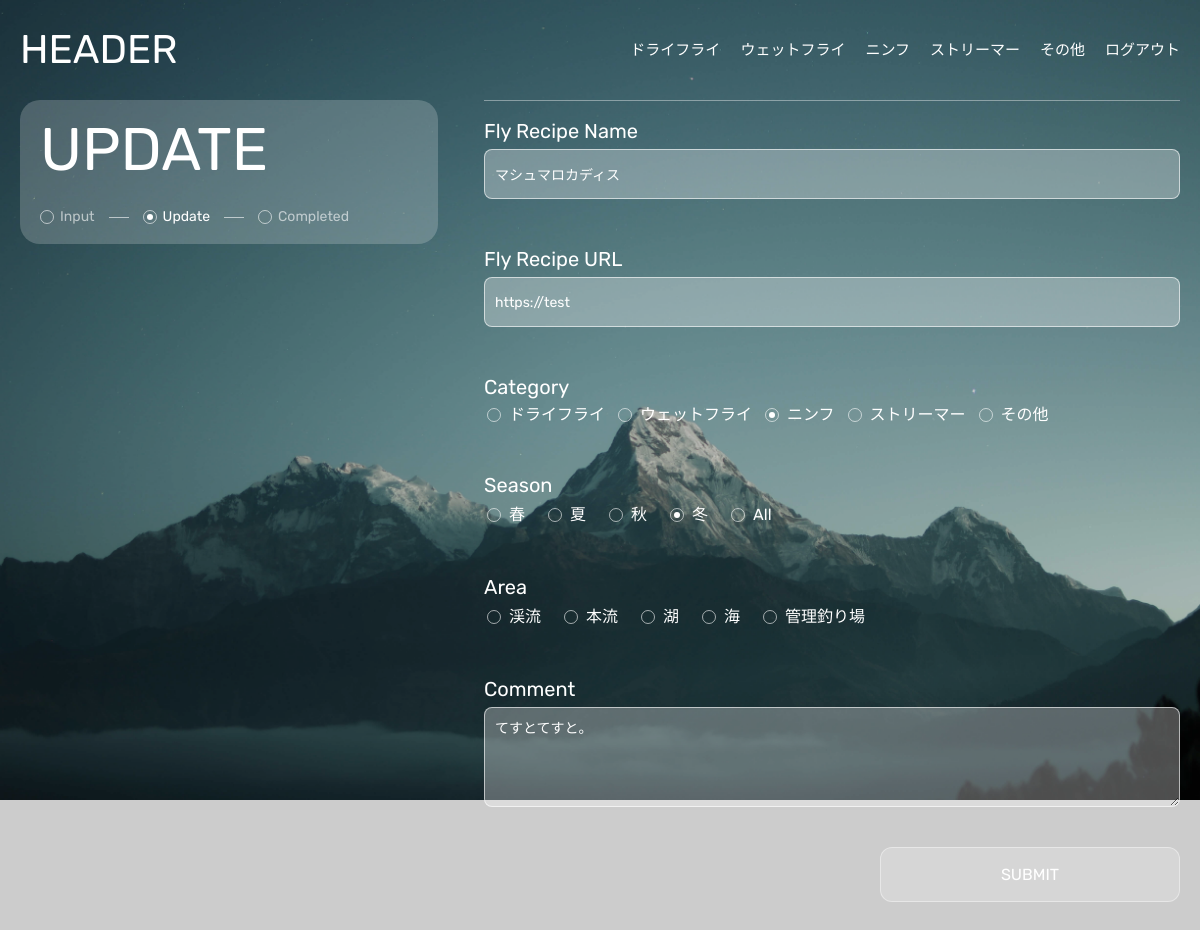
/detail.php?id=4 (signed in), run on the app's committed database.
### tables this page shows
CREATE TABLE `gs_bm_table` (
  `id` int(12) NOT NULL,
  `recipeName` varchar(64) NOT NULL,
  `recipeURL` text NOT NULL,
  `category` text NOT NULL,
  `season` text NOT NULL,
  `area` text NOT NULL,
  `comment` text NOT NULL,
  `date` datetime NOT NULL
);

### detail.php (the view, shortened to what this page needs)
<?php
$id = $_GET['id'];
$pdo = db_conn();
$stmt = $pdo->prepare('SELECT * FROM gs_bm_table WHERE id=:id;');
$stmt->bindValue(':id', $id, PDO::PARAM_INT);
$status = $stmt->execute();
if ($status == false) {
  sql_error($stmt);
} else {
  $row = $stmt->fetch();
}
?>
<!DOCTYPE html>
<html lang="en">
<head>
  <?php include "_head.php" ?>
</head>
<body>
  <div class="mountain-bg"></div>
  <?php include "_header.php" ?>
  <div class="column-wrap">
    <div class="side-container">
      <div class="side-bar">
        <div class="title">UPDATE</div>
        <ul class="list">
          <li class="item">
            <figure class="circle"></figure>
            <div class="text">Input</div>
          </li>
          <li class="item now">
            <figure class="circle"></figure>
            <div class="text">Update</div>
          </li>
          <li class="item">
            <figure class="circle"></figure>
            <div class="text">Completed</div>
          </li>
        </ul>
      </div>
    </div>
    <div class="form-container">
      <form class="form" method="post" action="thanks.php">
        <ul class="list">
          <li class="item">
            <p class="question">Fly Recipe Name</p>
            <div class="input-wrap">
              <input class="input" type="text" name="recipeName" value="<?= $row['recipeName'] ?>">
            </div>
          </li>
          <li class="item">
            <p class="question">Fly Recipe URL</p>
            <div class="input-wrap">
              <input class="input" type="text" name="recipeURL" value="<?= $row['recipeURL'] ?>">
            </div>
          </li>
          <li class="item">
            <p class="question">Category</p>
            <div class="input-wrap">
              <label class="label"><input type="radio" name="category" value="dry" <?php if (isset($row['category']) && $row['category'] == "dry") echo 'checked'; ?>><span class="text">ドライフライ</span></label>
              <label class="label"><input type="radio" name="category" value="wet" <?php if (isset($row['category']) && $row['category'] == "wet") echo 'checked'; ?>><span class="text">ウェットフライ</span></label>
              <label class="label"><input type="radio" name="category" value="nymph" <?php if (isset($row['category']) && $row['category'] == "nymph") echo 'checked'; ?>><span class="text">ニンフ</span></label>
              <label class="label"><input type="radio" name="category" value="stream" <?php if (isset($row['category']) && $row['category'] == "stream") echo 'checked'; ?>><span class="text">ストリーマー</span></label>
              <label class="label"><input type="radio" name="category" value="other" <?php if (isset($row['category']) && $row['category'] == "other") echo 'checked'; ?>><span class="text">その他</span></label>
            </div>
          </li>
          <li class="item">
            <p class="question">Season</p>
            <div class="radio-wrap">
              <label class="label"><input type="radio" name="season" value="spring" <?php if (isset($row['season']) && $row['season'] == "spring") echo 'checked'; ?>>春</label>
              <label class="label"><input type="radio" name="season" value="summer" <?php if (isset($row['season']) && $row['season'] == "summer") echo 'checked'; ?>>夏</label>
              <label class="label"><input type="radio" name="season" value="autumn" <?php if (isset($row['season']) && $row['season'] == "autumn") echo 'checked'; ?>>秋</label>
              <label class="label"><input type="radio" name="season" value="winter" <?php if (isset($row['season']) && $row['season'] == "winter") echo 'checked'; ?>>冬</label>
              <label class="label"><input type="radio" name="season" value="all" <?php if (isset($row['season']) && $row['season'] == "all") echo 'checked'; ?>>All</label>
            </div>
          </li>
          <li class="item">
            <p class="question">Area</p>
            <div class="radio-wrap">
              <label class="label"><input type="radio" name="area" value="mountainStream" <?php if (isset($result['area']) && $result['area'] == "mountainStream") echo 'checked'; ?>>渓流</label>
              <label class="label"><input type="radio" name="area" value="mainStream" <?php if (isset($result['area']) && $result['area'] == "mainStream") echo 'checked'; ?>>本流</label>
              <label class="label"><input type="radio" name="area" value="lake" <?php if (isset($result['area']) && $result['area'] == "lake") echo 'checked'; ?>>湖</label>
              <label class="label"><input type="radio" name="area" value="sea" <?php if (isset($result['area']) && $result['area'] == "sea") echo 'checked'; ?>>海</label>
              <label class="label"><input type="radio" name="area" value="area" <?php if (isset($result['area']) && $result['area'] == "area") echo 'checked'; ?>>管理釣り場</label>
            </div>
          </li>
          <li class="item">
            <p class="question">Comment</p>
            <div class="input-wrap">
              <textarea class="input textarea" type="textarea" name="comment"><?= $row['comment'] ?></textarea>
            </div>
          </li>
        </ul>
        <div class="submit-wrap">
          <input class="submit-btn" type="submit" name="submitConfirm" value="SUBMIT" class="submit">
        </div>
      </form>
    </div>
  </div>
</body>
</html>

### assets/css/style.css (style rules this page uses)
body { position: relative; }
input[type="radio"] { margin: 0; padding: 0; background: none; border: none; border-radius: 0; outline: none; -webkit-appearance: none; -moz-appearance: none; appearance: none; }
input[type="radio"] { width: 20px; height: 20px; border-radius: 100px; position: relative; vertical-align: sub; margin-right: 5px; }
input[type="radio"]::before, input[type="radio"]::after { content: ""; display: block; border-radius: 50%; position: absolute; top: 0; bottom: 0; left: 0; right: 0; margin: auto; }
input[type="radio"]::before { background-color: transparent; border: 1px solid rgba(255, 255, 255, .6); height: 14px; width: 14px; }
input[type="radio"]::after { background-color: #fff; opacity: 0; height: 6px; width: 6px; }
input[type="radio"]:checked::after { opacity: 1; }
.mountain-bg { width: 100%; height: 100vh; background: url(../img/bg-img4.jpg) center / cover no-repeat; position: fixed; top: 0; left: 0; z-index: -1; }
.mountain-bg::after { content: ''; width: 100%; height: 100%; background-color: rgba(0, 0, 0, .2); position: fixed; top: 0; left: 0; z-index: -1; }
.column-wrap { width: calc(100% - 40px); max-width: 1200px; margin: auto; display: flex; justify-content: space-between; align-items: stretch; }
.column-wrap .side-container { width: 36%; }
.column-wrap .side-bar { padding: 20px; position: sticky; top: 30px; background: rgba(255, 255, 255, .2); border-radius: 20px; display: flex; flex-direction: column; gap: 30px 0; }
.column-wrap .side-bar .title { font-size: 60px; line-height: 1; color: #fff; }
.column-wrap .side-bar .list { display: flex; gap: 0 48px; }
.column-wrap .side-bar .item { display: flex; align-items: center; position: relative; }
.column-wrap .side-bar .item::after { content: ""; width: 20px; height: 1px; background-color: rgba(255, 255, 255, .6); position: absolute; right: -34px; }
.column-wrap .side-bar .item:last-child:after { display: none; }
.column-wrap .side-bar .item .circle { width: 14px; height: 14px; border: solid 1px rgba(255, 255, 255, .6); border-radius: 50%; position: relative; }
.column-wrap .side-bar .item.now .circle::after { content: ""; width: 6px; height: 6px; border-radius: 50%; background-color: #fff; position: absolute; top: 0; bottom: 0; left: 0; right: 0; margin: auto; }
.column-wrap .side-bar .item .text { font-size: 14px; line-height: 1; margin-left: 6px; color: rgba(255, 255, 255, .6); }
.column-wrap .side-bar .item.now .text { color: #fff; }
.column-wrap .form-container { width: 60%; height: 1000px; padding: 20px 0; border-top: solid 1px rgba(255, 255, 255, .4); color: #fff; }
.column-wrap .form-container .form .list { display: flex; flex-direction: column; gap: 50px 0; }
.column-wrap .form-container .form .item .radio-wrap { display: flex; gap: 0 20px; }
.column-wrap .form-container .form .item .label { display: inline-flex; align-items: center; }
.column-wrap .form-container .form .item .question { font-size: 20px; line-height: 1; margin-bottom: 8px; }
.column-wrap .form-container .form .item .text { font-size: 16px; line-height: 1; }
.column-wrap .form-container .form .input-wrap { display: flex; gap: 0 10px; }
.column-wrap .form-container .form .input { width: 100%; height: 50px; padding: 0 10px; appearance: none; background-color: rgba(255, 255, 255, .3); border: solid 1px rgba(255, 255, 255, .6); border-radius: 8px; font-size: 14px; color: #fff; }
.column-wrap .form-container .form .input.textarea { height: 100px; padding: 10px; }
.column-wrap .form-container .form .input::placeholder { color: rgba(255, 255, 255, .6); }
.column-wrap .form-container .submit-wrap { text-align: right; }
.column-wrap .form-container .submit-btn { width: 300px; height: 55px; font-size: 16px; line-height: 1; color: #fff; background-color: rgba(255, 255, 255, .2); border: solid 1px rgba(255, 255, 255, .4); border-radius: 12px; margin: 40px 0 0; cursor: pointer; transition: background-color 200ms ease, border 200ms ease; }

### data on the page
gs_bm_table: recipeName "マシュマロカディス", recipeURL "https://test", category "☐ ドライフライ", category "☐ ウェットフライ", category "☑ ニンフ", category "☐ ストリーマー", category "☐ その他", season "☐ 春", season "☐ 夏", season "☐ 秋", season "☑ 冬", season "☐ All", comment "てすとてすと。"
